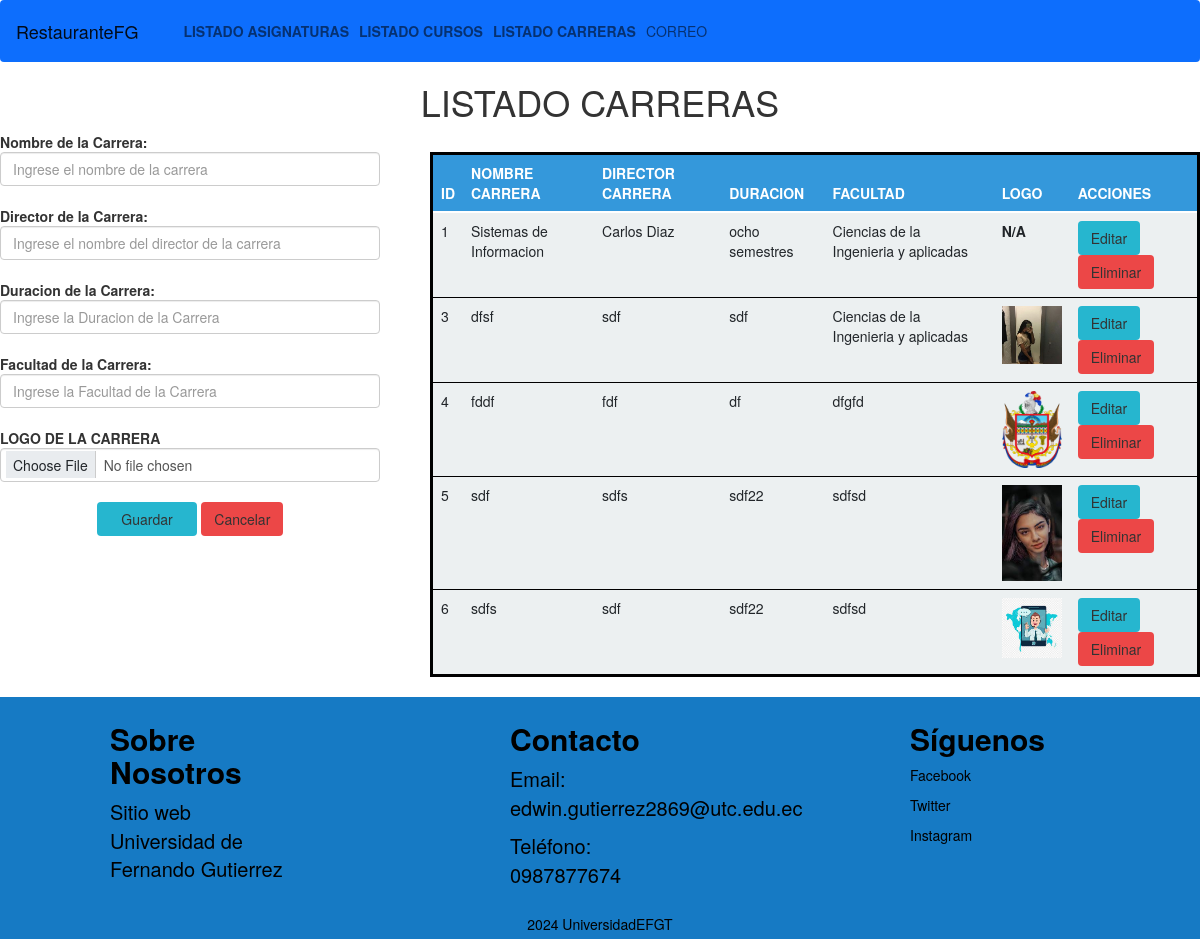
Page /carrera on the committed database.
### Aplicaciones/MatriculasEFGT/models.py (models this page shows)
class CarreraEFGT(models.Model):
    id=models.AutoField(primary_key=True)
    nombreCarreraEFGT=models.CharField(max_length=100)
    directorCarreraEFGT=models.CharField(max_length=100)
    logoCarreraEFGT=models.FileField(upload_to='logos',null=True,blank=True)
    duracionCarreraEFGT=models.CharField(max_length=100)
    facultadCarreraEFGT=models.CharField(max_length=100)

### Aplicaciones/MatriculasEFGT/views.py (the view)
# urls.py: path('carrera',views.listadoCarrera, name='listado_carreras'),
def listadoCarrera(request):
    carrera=CarreraEFGT.objects.all()
    return render(request,'listadoCarrera.html',{'carreras':carrera})

### Aplicaciones/MatriculasEFGT/templates/listadoCarrera.html (shortened to what this page needs)
{% extends "./plantilla.html" %}
{% block contenido %}
{% load static %}
<center><h1>LISTADO CARRERAS</h1></center>
<div class="row">
      <div class="col-md-4">
        <form class="" action="/guardarCarrera/" method="post" enctype="multipart/form-data" id="frm_nuevo_carrera">
          <b>Nombre de la Carrera: </b>
          <input type="text" name="nombreCarreraEFGT" id="nombreCarreraEFGT" value="" placeholder="Ingrese el nombre de la carrera" class="form-control" required>
          <br>
          <b>Director de la Carrera: </b>
          <input type="text" name="directorCarreraEFGT" id="directorCarreraEFGT" value="" placeholder="Ingrese el nombre del director de la carrera" class="form-control" required>
          <br>
          <b>Duracion de la Carrera: </b>
          <input type="text" name="duracionCarreraEFGT" id="duracionCarreraEFGT" value="" placeholder="Ingrese la Duracion de la Carrera" class="form-control" required>
          <br>
          <b>Facultad de la Carrera: </b>
          <input type="text" name="facultadCarreraEFGT" id="facultadCarreraEFGT" value="" placeholder="Ingrese la Facultad de la Carrera" class="form-control" required>
          <br>
          <b>LOGO DE LA CARRERA</b>
          <input type="file" name="logoCarreraEFGT" id="logoCarreraEFGT" accept="image/*" value="" class="form-control">
          <br>
          <center class="button-container">
            <button type="submit" name="button" class="btn btn-custom-light"> &nbsp;&nbsp; Guardar &nbsp;&nbsp; </button>
            <button type="reset" name="button" class="btn btn-custom-secondary"> Cancelar </button>
          </center>
          <br>
        </form>
      </div>
      <div class="col-md-8">
        <br>
        <ul>
          <table class="table" id="tbl_carreras">
            <thead>
              <tr>
                <th>ID</th>
                <th>NOMBRE CARRERA</th>
                <th>DIRECTOR CARRERA</th>
                <th>DURACION</th>
                <th>FACULTAD</th>
                <th>LOGO</th>
                <th>ACCIONES</th>
              </tr>
            </thead>
              <tbody>
                {% for carrera in carreras %}
                  <tr>
                    <td>{{carrera.id}}</td>
                    <td>{{carrera.nombreCarreraEFGT}}</td>
                    <td>{{carrera.directorCarreraEFGT}}</td>
                    <td>{{carrera.duracionCarreraEFGT}}</td>
                    <td>{{carrera.facultadCarreraEFGT}}</td>
                    <td>
                      {% if carrera.logoCarreraEFGT %}
                      <img src="{{carrera.logoCarreraEFGT.url}}" alt="" width="60px" height="10%">
                      {% else %}
                      <b>N/A</b>
                      {% endif %}
                    </td>
                    <td>
                      <a href="/editarCarrera/{{carrera.id}}" class="btn btn-custom-light">Editar</a>
                       <a href="javascript:void(0)"
                        onclick="eliminarCarrera('/eliminarCarrera/{{carrera.id}}');"
                        class="btn btn-custom-secondary">
                          Eliminar
                        </a>
                    </td>
                  {% endfor %}
                  </tr>
              </tbody>
          </table>
      </div>
    </div>
    {% endblock %}

### Aplicaciones/MatriculasEFGT/templates/plantilla.html (shortened to what this page needs)
{% load static %}
<!DOCTYPE html>
<html lang="en-US" dir="ltr">
  <head>
    <link href="https://cdn.jsdelivr.net/npm/bootstrap@5.0.2/dist/css/bootstrap.min.css" rel="stylesheet">
    <link rel="stylesheet" href="{% static 'css/principal.css' %}">
    <link rel="stylesheet" href="https://cdnjs.cloudflare.com/ajax/libs/izitoast/1.4.0/css/iziToast.css" />
    <link rel="stylesheet" href="//cdn.datatables.net/1.13.7/css/jquery.dataTables.min.css">
    <link rel="stylesheet" href="//cdn.datatables.net/plug-ins/1.13.7/i18n/es-MX.json">
    <link rel="stylesheet" href="https://maxcdn.bootstrapcdn.com/bootstrap/3.3.7/css/bootstrap.min.css">
    <link rel="stylesheet" href="https://cdnjs.cloudflare.com/ajax/libs/bootstrap-select/1.12.1/css/bootstrap-select.css" />
    <link rel="stylesheet" href="https://cdnjs.cloudflare.com/ajax/libs/bootstrap-fileinput/5.0.8/css/fileinput.min.css">
  </head>
  <body>
    <nav class="navbar navbar-expand-lg navbar-light bg-primary">
        <div class="container-fluid">
            <a class="navbar-brand" href="/">RestauranteFG</a>
            <div class="collapse navbar-collapse" id="navbarNav">
                <ul class="navbar-nav">
                  <li class="nav-item">
                      <a class="nav-link" href="/"> <b>LISTADO ASIGNATURAS</b> </a>
                  </li>
                    <li class="nav-item">
                        <a class="nav-link" href="{% url 'listado_cursos' %}"><b>LISTADO CURSOS</b></a>
                    </li>
                    <li class="nav-item">
                        <a class="nav-link" href="{% url 'listado_carreras' %}"><b>LISTADO CARRERAS</b>  </a>
                    </li>
                    <li class="nav-item">
                        <a class="nav-link" href="{% url 'enviar_correo' %}">CORREO</a>
                    </li>
                </ul>
            </div>
        </div>
    </nav>
      {% block contenido %}
      {% endblock %}
      <footer>
          <div class="footer-content">
              <div class="footer-section about">
                  <h2><b>Sobre Nosotros</b></h2>
                  <p>Sitio web Universidad de Fernando Gutierrez</p>
              </div>
              <div class="footer-section contact">
                  <h2><b>Contacto</b></h2>
                  <p>Email: edwin.gutierrez2869@utc.edu.ec </p>
                  <p>Teléfono: 0987877674</p>
              </div>
              <div class="footer-section social">
                  <h2><b>Síguenos</b></h2>
                  <a href="#" target="_blank">Facebook</a>
                  <a href="#" target="_blank">Twitter</a>
                  <a href="#" target="_blank">Instagram</a>
              </div>
          </div>
          <div class="footer-bottom">
              2024 UniversidadEFGT
          </div>
      </footer>
    </body>
  </html>

### UniversidadEFGT/static/css/principal.css (style rules this page uses)
table { border: 3px solid black !important; }
table thead { background-color: #3498db; color: #ffffff; }
table tbody { background-color: #ecf0f1; }
.btn-custom-light { background-color: #26B6CF; color: #333; }
.btn-custom-secondary { background-color: #EC4747; color: #333; }
body { margin: 0; padding: 0; font-family: Arial, sans-serif; }
footer { background: linear-gradient(to right, #167AC4, #167AC4); color: #000000; padding: 5px 0; }
.footer-content { display: flex; justify-content: space-around; flex-wrap: wrap; }
.footer-section { width: 15%; margin-bottom: 10px; }
.footer-section h2 { color: #000000; }
.footer-section p { font-size: 20px; }
.footer-section a { color: #000000; text-decoration: none; display: block; margin-bottom: 10px; }
.footer-bottom { text-align: center; padding-top: 5px; background: linear-gradient(to right, #167AC4, #167AC4); color: #000000; }

### rows in the picture
CarreraEFGT: id "1", nombreCarreraEFGT "Sistemas de Informacion", directorCarreraEFGT "Carlos Diaz", duracionCarreraEFGT "ocho semestres", facultadCarreraEFGT "Ciencias de la Ingenieria y aplicadas", logoCarreraEFGT "N/A"
CarreraEFGT: id "3", nombreCarreraEFGT "dfsf", directorCarreraEFGT "sdf", duracionCarreraEFGT "sdf", facultadCarreraEFGT "Ciencias de la Ingenieria y aplicadas", logoCarreraEFGT (picture)
CarreraEFGT: id "4", nombreCarreraEFGT "fddf", directorCarreraEFGT "fdf", duracionCarreraEFGT "df", facultadCarreraEFGT "dfgfd", logoCarreraEFGT (picture)
CarreraEFGT: id "5", nombreCarreraEFGT "sdf", directorCarreraEFGT "sdfs", duracionCarreraEFGT "sdf22", facultadCarreraEFGT "sdfsd", logoCarreraEFGT (picture)
CarreraEFGT: id "6", nombreCarreraEFGT "sdfs", directorCarreraEFGT "sdf", duracionCarreraEFGT "sdf22", facultadCarreraEFGT "sdfsd", logoCarreraEFGT (picture)
